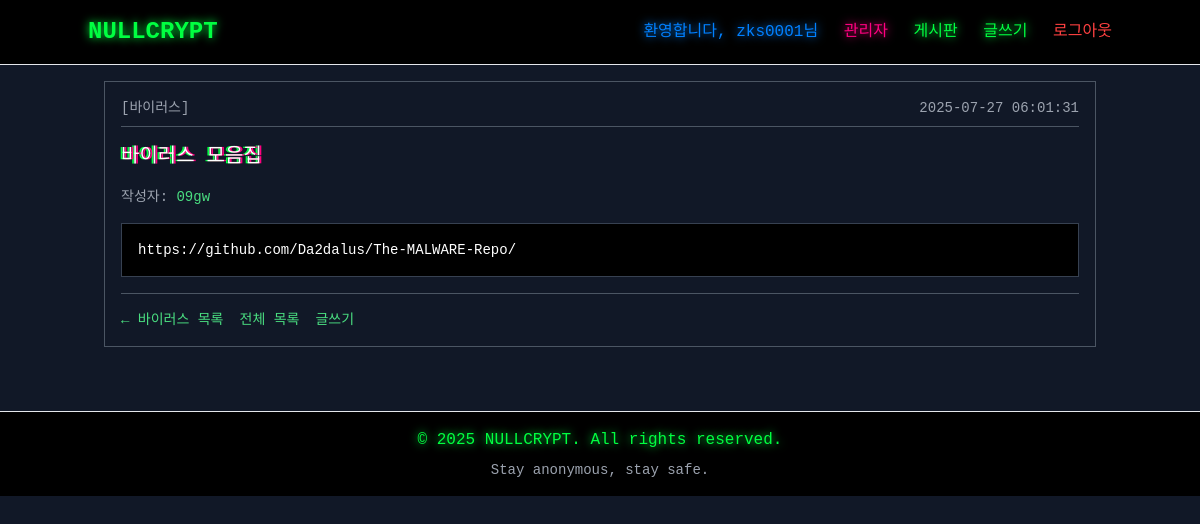
Page /post/7/ (signed in) on the committed database.
### myapp/models.py (models this page shows, shortened)
class Post(models.Model):
    title = models.CharField(max_length=200)
    content = models.TextField()
    category = models.ForeignKey(Category, on_delete=models.CASCADE)
    author = models.ForeignKey(User, on_delete=models.CASCADE)
    created_at = models.DateTimeField(auto_now_add=True)
    is_pinned = models.BooleanField(default=False)
    def has_files(self):
        return self.postfile_set.exists()

class Category(models.Model):
    name = models.CharField(max_length=50, unique=True)
    slug = models.SlugField(max_length=50, unique=True)

### myapp/views.py (the view)
# urls.py: path('post/<int:post_id>/', views.post_detail, name='post_detail'),
@login_required
def post_detail(request, post_id):
    post = get_object_or_404(Post, id=post_id)
    return render(request, 'post_detail.html', {'post': post})

### myapp/templates/post_detail.html (shortened to what this page needs)
{% extends 'base.html' %}
{% load file_filters %}
{% block content %}
<div class="bg-gray-900 border border-gray-600 p-4 mb-4">
    <div class="border-b border-gray-600 pb-2 mb-4">
        <div class="flex justify-between items-center text-sm text-gray-400">
            <span>[{{ post.category.name }}]</span>
            <span>{{ post.created_at|date:"Y-m-d H:i:s" }}</span>
        </div>
    </div>
    <h1 class="text-xl text-white mb-4 font-mono">{{ post.title }}</h1>
    <div class="text-sm text-gray-400 mb-4">
        작성자: <span class="text-green-400">{{ post.author.username }}</span>
    </div>
    <div class="bg-black border border-gray-700 p-4 mb-4">
        <div class="text-white whitespace-pre-wrap font-mono text-sm">{{ post.content }}</div>
    </div>
    <div class="border-t border-gray-600 pt-4">
        <div class="flex space-x-4 text-sm">
            <a href="{% url 'post_list' category_slug=post.category.slug %}"
               class="text-green-400 hover:text-green-300">
                ← {{ post.category.name }} 목록
            </a>
            <a href="{% url 'post_list' %}"
               class="text-green-400 hover:text-green-300">
                전체 목록
            </a>
            {% if user.is_authenticated %}
                <a href="{% url 'post_create_general' %}"
                   class="text-green-400 hover:text-green-300">
                    글쓰기
                </a>
            {% endif %}
        </div>
    </div>
</div>
{% endblock %}

### myapp/templates/base.html (shortened to what this page needs)
<!DOCTYPE html>
<html lang="ko">
<head>
    <script src="https://cdn.tailwindcss.com"></script>
</head>
<body class="bg-gray-900 text-white min-h-screen">
    <header class="bg-black border-b border-neon-green p-4">
        <nav class="container mx-auto flex justify-between items-center">
            <a href="{% url 'home' %}" class="text-2xl font-bold text-neon-green">NULLCRYPT</a>
            <div class="space-x-4">
                {% if user.is_authenticated %}
                    <span class="text-neon-blue">환영합니다, {{ user.username }}님</span>
                    {% if user.is_staff %}
                        <a href="/whereisadminssite-dgdb-1111/" class="text-neon-pink hover:text-neon-green" target="_blank">관리자</a>
                    {% endif %}
                    <a href="{% url 'post_list' %}" class="text-neon-green hover:text-neon-pink">게시판</a>
                    <a href="{% url 'post_create_general' %}" class="text-neon-green hover:text-neon-pink">글쓰기</a>
                    <a href="{% url 'logout' %}"
                       class="text-neon-red hover:text-neon-pink"
                       onclick="return confirm('정말 로그아웃 하시겠습니까?')">
                       로그아웃
                    </a>
                {% else %}
                    <a href="{% url 'login' %}" class="text-neon-green hover:text-neon-pink">로그인</a>
                    <a href="{% url 'register' %}" class="text-neon-green hover:text-neon-pink">회원가입</a>
                {% endif %}
            </div>
        </nav>
    </header>
    <main class="container mx-auto p-4 flex-grow">
        {% block content %}
        {% endblock %}
    </main>
    <footer class="bg-black border-t border-neon-green p-4 mt-8">
        <div class="container mx-auto text-center">
            <p class="text-neon-green">&copy; 2025 NULLCRYPT. All rights reserved.</p>
            <p class="text-sm text-gray-400 mt-2">Stay anonymous, stay safe.</p>
        </div>
    </footer>
</body>
</html>

### myapp/templates/base.html (style rules this page uses)
.text-neon-green { color: #00ff41; }
.text-neon-pink { color: #ff0080; }
.text-neon-blue { color: #0080ff; }
.text-neon-red { color: #ff4040; }
body { background-color: #1a1a1a; color: #ffffff; font-family: 'Courier New', monospace; }
.text-neon-green { text-shadow: 0 0 10px #00ff41; }
.text-neon-pink { text-shadow: 0 0 10px #ff0080; }
.text-neon-blue { text-shadow: 0 0 10px #0080ff; }
a { transition: all 0.3s ease; }

### myapp/templates/post_detail.html (style rules this page uses)
body { background-color: #0a0a0a; color: #ffffff; font-family: 'Courier New', monospace; }
a { text-decoration: none; }

### rows in the picture
Post: category.name "바이러스", created_at "2025-07-27 06:01:31", title "바이러스 모음집", author.username "09gw", content "https://github.com/Da2dalus/The-MALWARE-Repo/"

### other values in the picture
{{ user.username }} "zks0001"
